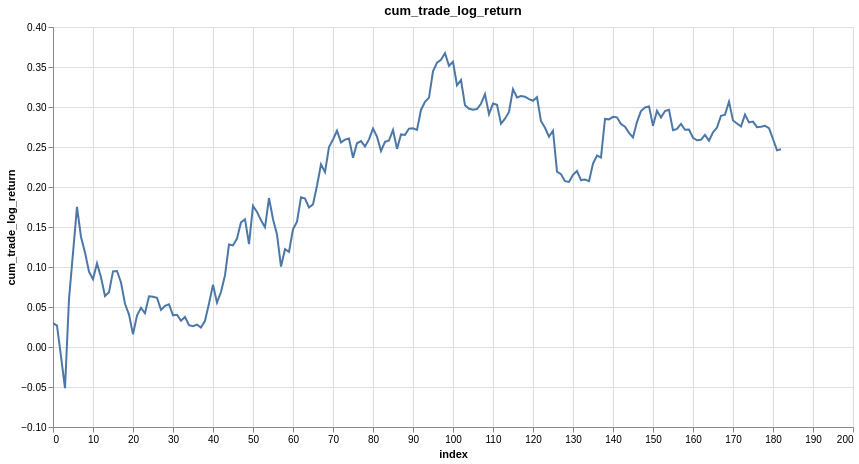

The code cell stored with this chart in its notebook:
### Markdown cell above
#### display equity curve (log space)

### Code cell
research.plot_column(trades, 'cum_trade_log_return')

### Figure 1 — Vega-Lite specification as saved in the notebook (floating-point values rounded to 4 significant figures; data arrays with more than 128 entries replaced by an {"elided": "..."} marker saying what was removed)
{"config": {"view": {"continuousWidth": 300, "continuousHeight": 300}}, "data": {"name": "data-b79c21e913616f577d7e22762d9764b1"}, "mark": {"type": "line", "tooltip": true}, "encoding": {"x": {"field": "index", "type": "quantitative"}, "y": {"field": "cum_trade_log_return", "type": "quantitative"}}, "height": 400, "params": [{"name": "param_1e9efca18e7a2868", "select": {"type": "interval", "encodings": ["x", "y"]}, "bind": "scales"}], "title": "cum_trade_log_return", "width": 800, "$schema": "https://vega.github.io/schema/vega-lite/v6.1.0.json", "datasets": {"data-b79c21e913616f577d7e22762d9764b1": {"elided": "183 records"}}}
